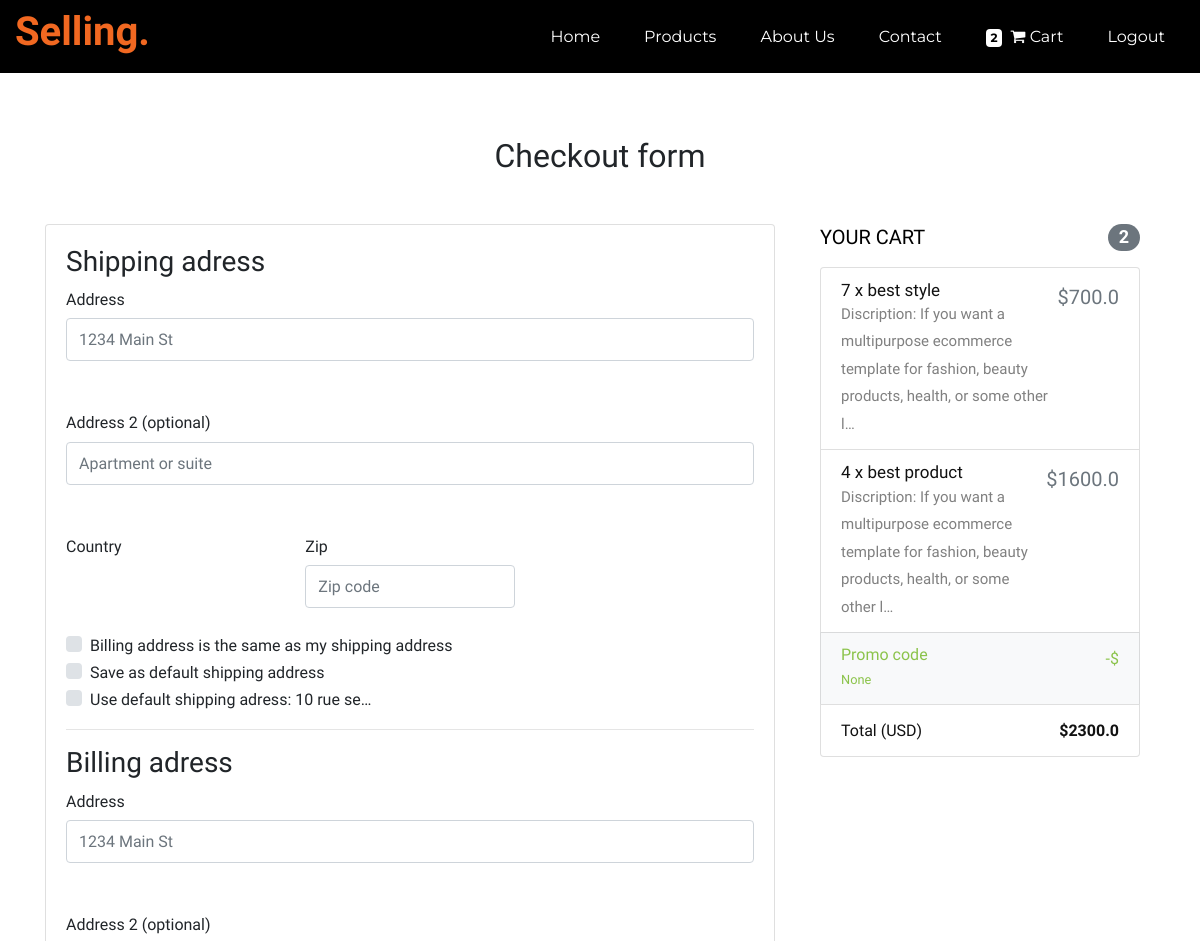
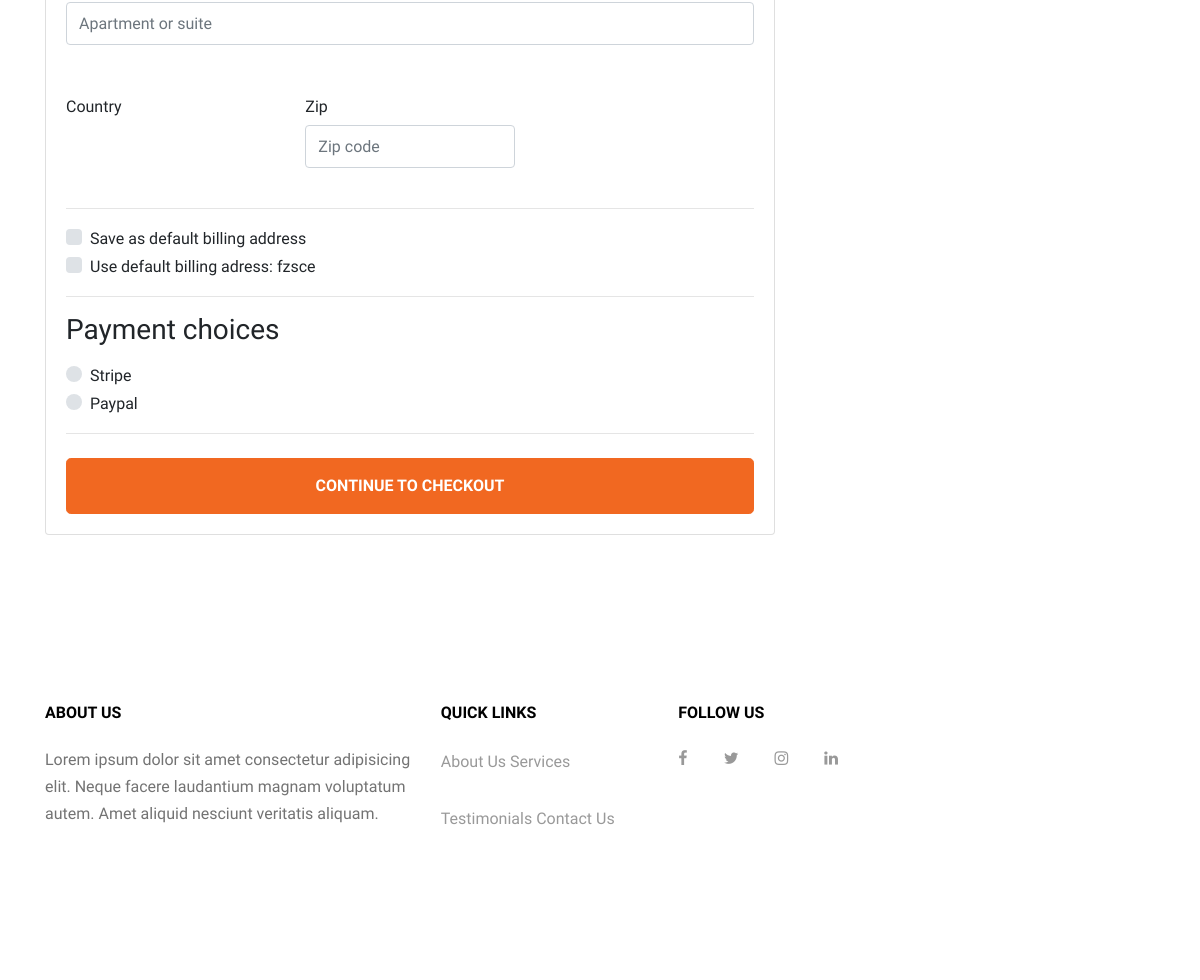
Screenshot of /checkout/ (signed in) with the database file from the repository (2 pictures, top to bottom).
### core/models.py (models this page shows, shortened)
class Order(models.Model):
    user = models.ForeignKey(settings.AUTH_USER_MODEL, on_delete=models.CASCADE )
    ref_code = models.CharField(max_length = 20)
    items = models.ManyToManyField(OrderItem)
    start_date = models.DateTimeField(auto_now_add=True)
    ordered_date = models.DateTimeField()
    ordered = models.BooleanField(default=False)
    Shipping_adress = models.ForeignKey(
        'Adress',related_name='shipping_adress', on_delete=models.SET_NULL, blank=True, null=True)
    billing_adress = models.ForeignKey(
        'Adress',related_name='billing_adress', on_delete=models.SET_NULL, blank=True, null=True) #to know where to send the product
    payment = models.ForeignKey(
        'Payment', on_delete=models.SET_NULL, blank = True, null=True)
    coupon = models.ForeignKey(
        'Coupon', on_delete=models.SET_NULL, blank = True, null=True)
    being_delevering = models.BooleanField(default=False)
    received = models.BooleanField(default=False)
    refund_requested = models.BooleanField(default=False)
    refund_granted = models.BooleanField(default=False)
    def get_total(self):
        total = 0
        for order_item in self.items.all():
            total += order_item.get_final_price()
        if self.coupon:
            total -= self.coupon.amount
        return total
    '''
    1.item added to cart
    2.Adding a billing adress
        (Failed checkout)
    3. Payment
    (preprocessing, processing, packaging etc.)
    4.Being delivered
    5.Recived
    6.Refunds
    '''

class Adress(models.Model):
    user = models.ForeignKey(settings.AUTH_USER_MODEL, on_delete=models.CASCADE )
    street_adress = models.CharField(max_length=100)
    apartment_adress = models.CharField(max_length=100)
    country = CountryField(multiple = False)
    zip = models.CharField(max_length=100)
    adress_type = models.CharField(max_length=1, choices=ADDRESS_CHOICES)
    default = models.BooleanField(default=False)
    class Meta:
        verbose_name_plural = 'Adresses'

class OrderItem(models.Model):
    user = models.ForeignKey(settings.AUTH_USER_MODEL, on_delete=models.CASCADE)
    ordered = models.BooleanField(default=False)
    item = models.ForeignKey(Item, on_delete=models.CASCADE)
    quantity = models.IntegerField(default=1)
    def get_total_item_price(self):
        return self.quantity * self.item.price
    def get_final_price(self):
        if self.item.discount_price:
            return self.get_total_discount_item_price()
        return self.get_total_item_price()

class Item(models.Model):
    title = models.CharField(max_length=100)
    price = models.FloatField()
    discount_price = models.FloatField(blank=True, null=True)
    category = models.CharField(choices = CATEGORY_CHOICES, max_length=2)
    label = models.CharField(choices = LABEL_CHOICES, max_length=1)
    slug = models.SlugField()
    description = models.TextField()
    image = models.ImageField(blank=True, null=True)

### core/views.py (the view, shortened to what this page needs)
# urls.py: path('checkout/', CheckoutView.as_view(), name='checkout'),
class CheckoutView(View):
    def get(self, *args, **kwargs):
        try:
            print(self.request.user)
            order = Order.objects.get(user=self.request.user, ordered = False)
            form = CheckoutForm()
            context = {
            'form': form ,
            'order':order,
            'couponform':CouponForm(),
            'DISPLAY_COUPON_FORM': False
            }
            shippin_address_qd = Adress.objects.filter(
                user=self.request.user,
                adress_type='S',
                default = True
            )
            if shippin_address_qd.exists():
                context.update({'default_shipping_adress': shippin_address_qd[0]})
            billing_address_qd = Adress.objects.filter(
                user=self.request.user,
                adress_type='B',
                default = True
            )
            if billing_address_qd.exists():
                context.update({'default_billing_adress': billing_address_qd[0]})
            return render(self.request, "checkout-page.html", context)
        except ObjectDoesNotExist:
            messages.info(self.request, "You do not have an active order")
            return redirect("core:checkout")

### core/forms.py
class CheckoutForm(forms.Form):
    shipping_adress = forms.CharField(required = False)
    shipping_adress2 = forms.CharField(required = False)
    shipping_country = CountryField(blank_label='(select country)').formfield(
        required=False,
        widget=CountrySelectWidget(attrs={
            'class': 'custom-select d-block w-100',
        }))
    shipping_zip = forms.CharField(required = False)
    billing_adress = forms.CharField(required = False)
    billing_adress2 = forms.CharField(required = False)
    billing_country = CountryField(blank_label='(select country)').formfield(
        required=False,
        widget=CountrySelectWidget(attrs={
            'class': 'custom-select d-block w-100',
        }))
    billing_zip = forms.CharField(required = False)
    same_billing_adress = forms.BooleanField(required = False)
    set_default_shipping = forms.BooleanField(required = False)
    use_default_shipping = forms.BooleanField(required = False)
    set_default_billing = forms.BooleanField(required = False)
    use_default_billing = forms.BooleanField(required = False)
    payment_option = forms.ChoiceField(widget=forms.RadioSelect, choices=PAYMENT_CHOICES)

class CouponForm(forms.Form):
    code = forms.CharField(widget=forms.TextInput(attrs = {
        'class':'form-control',
        'placeholder':'Promo code' ,
        'aria-label':'Recipient\'s username',
        'aria-describedby':'basic-addon2',
    }))

### core/templatetags/cart_template_tags.py (called while the page is built)
@register.filter
def cart_item_count(user):
    if user.is_authenticated:
        qs = Order.objects.filter(user=user, ordered=False)
        if qs.exists():
            return qs[0].items.count()
    return 0

### core/templates/checkout-page.html (shortened to what this page needs)
{% extends 'base.html' %}
{% block content %}
{% load crispy_forms_tags %}
{% load cart_template_tags %}
{% include "navbar_page.html" %}
<main>
  <div class="container wow fadeIn">
    <h2 class="my-5 h2 text-center">Checkout form</h2>
    <div class="row">
      <div class="col-md-8 mb-4">
        <div class="card">
          <form method="POST" class="card-body">
            <h3>Shipping adress</h3>
            <div class="hideable_shipping_form">
              <div class="md-form mb-5">
                <label for="shipping_adress" class="">Address</label>
                <input type="text" id="shipping_adress" class="form-control" placeholder="1234 Main St"
                  name="shipping_adress">
              </div>
              <div class="md-form mb-5">
                <label for="shipping_adress2" class="">Address 2 (optional)</label>
                <input type="text" id="shipping_adress2" class="form-control" placeholder="Apartment or suite"
                  name="shipping_adress2">
              </div>
              <div class="row">
                <div class="col-lg-4 col-md-12 mb-4">
                  <label for="country">Country</label>
                  {{ form.shipping_country }}
                </div>
                <div class="col-lg-4 col-md-6 mb-4">
                  <label for="shipping_zip">Zip</label>
                  <input type='text' placeholder='Zip code' id='shipping_zip' name='shipping_zip' class='form-control' />
                </div>
              </div>
              <div class="custom-control custom-checkbox">
                <label class="custom-control-label" for="same_billing_adress">Billing address is the same as my shipping
                  address</label>
              </div>
              <div class="custom-control custom-checkbox">
                <label class="custom-control-label" for="set_default_shipping">Save as default shipping address </label>
              </div>
            </div>
            {% if default_shipping_adress %}
            <div class="custom-control custom-checkbox">
              <label class="custom-control-label" for="use_default_shipping">Use default shipping adress:
                {{ default_shipping_adress.street_adress|truncatechars:10 }}</label>
            </div>
            {% endif %}
            <hr>
            <h3>Billing adress</h3>
            <div class="hideable_billing_form">
              <div class="md-form mb-5">
                <label for="billing_adress" class="">Address</label>
                <input type="text" id="billing_adress" class="form-control" placeholder="1234 Main St"
                  name="billing_adress">
              </div>
              <div class="md-form mb-5">
                <label for="billing_adress2" class="">Address 2 (optional)</label>
                <input type="text" id="billing_adress2" class="form-control" name="billing_adress2"
                  placeholder="Apartment or suite">
              </div>
              <div class="row">
                <div class="col-lg-4 col-md-12 mb-4">
                  <label for="country">Country</label>
                  {{ form.billing_country }}
                </div>
                <div class="col-lg-4 col-md-6 mb-4">
                  <label for="billing_zip">Zip</label>
                  <input type="text" class="form-control" id="billing_zip" placeholder="Zip code" name="billing_zip">
                </div>
              </div>
            </div>
            <hr>
            <div class="custom-control custom-checkbox">
              <label class="custom-control-label" for="set_default_billing">Save as default billing address </label>
            </div>
            {% if default_billing_adress %}
            <div class="custom-control custom-checkbox">
              <label class="custom-control-label" for="use_default_billing">Use default billing adress:
                {{ default_billing_adress.street_adress|truncatechars:10 }}</label>
            </div>
            {% endif %}
            <hr>
            <h3>Payment choices</h3>
            <div class="d-block my-3">
              {% for value, name in form.fields.payment_option.choices %}
              <div class="custom-control custom-radio">
                <label class="custom-control-label" for="{{ name }}">{{ name }}</label>
              </div>
              {% endfor %}
            </div>
            <hr class="mb-4">
            <button class="btn btn-primary btn-lg btn-block" type="submit">Continue to checkout</button>
          </form>
        </div>
      </div>
      <div class="col-md-4 mb-4">
        {% include "order_snippet.html" %}
      </div>
    </div>
  </div>
</main>
{% endblock content %}

### core/templates/navbar_page.html (shortened to what this page needs)
{% load cart_template_tags %}
{% load static %}
<nav style="background-color: black; " class="site-navbar py-2 js-sticky-header site-navbar-target fixed-top"
  role="banner">
  <div class="container-fluid">
    <div class="row align-items-center">
      <div class="col-5 col-xl-2">
        <h1 class="mb-0 site-logo"><a href="{% url 'core:home' %}" class="text-black mb-0">Selling<span
              class="text-primary">.</span> </a></h1>
      </div>
      <div class="col-2 col-md-10 d-none d-xl-block">
        <nav class="site-navigation position-relative text-right" role="navigation">
          <ul class="site-menu main-menu js-clone-nav mr-auto d-none d-lg-block">
            <li><a href="{% url 'core:home' %}" class="nav-link">Home</a></li>
            <li><a href="{% url 'core:home' %}" class="nav-link">Products</a></li>
            <li><a href="{% url 'core:home' %}" class="nav-link">About Us</a></li>
            <li><a href="{% url 'core:home' %}" class="nav-link">Contact</a></li>
            {% if request.user.is_authenticated %}
            <li><a href="{% url 'core:order-summary' %}" class="nav-link">
                <span style="background-color: white; color: black;" class=" badge z-depth-1 mr-1">
                  {{ request.user|cart_item_count }} </span>
                <i class="fa fa-shopping-cart"></i>
                <span class="clearfix d-none d-sm-inline-block"> Cart </span>
              </a></li>
            <li><a href="{% url 'account_logout' %}" class="nav-link">Logout</a></li>
            {% else %}
            <li><a href="{% url 'account_signup' %}" class="nav-link">SingUp</a></li>
            <li><a href="{% url 'account_login' %}" class="nav-link ">Login</a></li>
            {% endif %}
          </ul>
        </nav>
      </div>
    </div>
  </div>
</nav>

### core/templates/order_snippet.html (shortened to what this page needs)
<div class="col-md-12 mb-4">
    <h4 class="d-flex justify-content-between align-items-center mb-3">
        <span style="color: black !important;" class="text-muted">YOUR CART</span>
        <span class="badge badge-secondary badge-pill">{{ order.items.count }}</span>
    </h4>
    <ul class="list-group mb-3 z-depth-1">
        {% for order_item in order.items.all %}
        <li class="list-group-item d-flex justify-content-between lh-condensed">
            <div>
                <h6 style="font-size: 17px;" class="my-0">{{ order_item.quantity }} x {{ order_item.item.title}}</h6>
                <small style="font-size: 15px; color: gray;">Discription: {{ order_item.item.description | truncatechars:100 | safe}}</small>
            </div>
            <span class="text-muted">${{ order_item.get_final_price }}</span>
        </li>
        {% endfor %}
        <li class="list-group-item d-flex justify-content-between bg-light">
            <div class="text-success">
                <h6 class="my-0">Promo code</h6>
                <small>{{ order.coupon }}</small>
            </div>
            <span class="text-success">-${{ order.coupon.amount }}</span>
        </li>
        <li class="list-group-item d-flex justify-content-between">
            <span>Total (USD)</span>
            <strong>${{ order.get_total }}</strong>
        </li>
    </ul>
</div>

### core/static/css/style.css (style rules this page uses)
body { line-height: 1.7; font-weight: 400; font-size: 1rem; }
a { -webkit-transition: .3s all ease; -o-transition: .3s all ease; transition: .3s all ease; }
h1, h2, h3, h4, h5, .h1, .h2, .h3, .h4, .h5 { font-family: "Muli", -apple-system, BlinkMacSystemFont, "Segoe UI", Roboto, "Helvetica Neue", Arial, sans-serif, "Apple Color Emoji", "Segoe UI Emoji", "Segoe UI Symbol", "Noto Color Emoji"; }
.btn { text-transform: uppercase; font-size: 16px; font-weight: 900; padding: 15px 20px; }
.form-control { height: 43px; font-family: "Muli", -apple-system, BlinkMacSystemFont, "Segoe UI", Roboto, "Helvetica Neue", Arial, sans-serif, "Apple Color Emoji", "Segoe UI Emoji", "Segoe UI Symbol", "Noto Color Emoji"; }
.site-logo { position: relative; left: 0; top: -5px; font-weight: 900; }
.site-navbar { margin-bottom: 0px; z-index: 1999; position: relative; width: 100%; }
.site-navbar .site-navigation .site-menu { margin-bottom: 0; }
.site-navbar .site-navigation .site-menu a { text-decoration: none !important; display: inline-block; }
.site-navbar .site-navigation .site-menu > li { display: inline-block; }
.site-navbar .site-navigation .site-menu > li > a { padding: 5px 20px; color: white; display: inline-block; text-decoration: none !important; font-family:'Montserrat', sans-serif ; }
.bg-light { background: #ccc; }
.text-muted { font-size: 20px; }
.position-relative { position: relative; }

### core/static/css/Shopping_cart_style.css (style rules this page uses)
input, button { border: 0 none; outline: 0 none; }
button { background-color: #666; color: #fff; }
main { clear: both; font-size: 1rem; margin: 0 auto; overflow: hidden; padding: 1rem 0; width: 1150px; }
label { display: block; margin-bottom: 0.3125rem; }
ul { list-style: none; margin: 0; padding: 0; }
li { color: #111; display: inline-block; padding: 0.625rem 0; }

### rows the page displays
Adress: street_adress "10 rue se…"
Adress: street_adress "fzsce"
Order: items.count "2", coupon "None", get_total "2300.0"
OrderItem: quantity "7", item "best style", item.description "If you want a multipurpose ecommerce template for fashion, beauty products, health, or some other l…", get_final_price "700.0"
OrderItem: quantity "4", item "best product", item.description "If you want a multipurpose ecommerce template for fashion, beauty products, health, or some other l…", get_final_price "1600.0"

### other values shown
{{ request.user|cart_item_count }} "2"
{{ name }} "Stripe" "Paypal"
